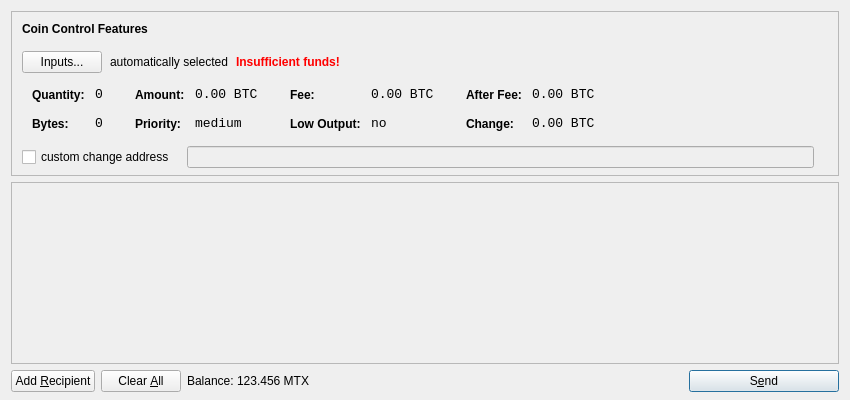
<?xml version="1.0" encoding="UTF-8"?>
<ui version="4.0">
 <class>SendCoinsDialog</class>
 <widget class="QDialog" name="SendCoinsDialog">
  <property name="geometry">
   <rect>
    <x>0</x>
    <y>0</y>
    <width>850</width>
    <height>400</height>
   </rect>
  </property>
  <property name="windowTitle">
   <string>Send Coins</string>
  </property>
  <layout class="QVBoxLayout" name="verticalLayout" stretch="0,1,0">
   <property name="bottomMargin">
    <number>8</number>
   </property>
   <item>
    <widget class="QFrame" name="frameCoinControl">
     <property name="sizePolicy">
      <sizepolicy hsizetype="Expanding" vsizetype="Expanding">
       <horstretch>0</horstretch>
       <verstretch>0</verstretch>
      </sizepolicy>
     </property>
     <property name="maximumSize">
      <size>
       <width>16777215</width>
       <height>16777215</height>
      </size>
     </property>
     <property name="frameShape">
      <enum>QFrame::StyledPanel</enum>
     </property>
     <property name="frameShadow">
      <enum>QFrame::Sunken</enum>
     </property>
     <layout class="QVBoxLayout" name="verticalLayoutCoinControl2">
      <property name="spacing">
       <number>-1</number>
      </property>
      <property name="leftMargin">
       <number>0</number>
      </property>
      <property name="topMargin">
       <number>0</number>
      </property>
      <property name="rightMargin">
       <number>0</number>
      </property>
      <property name="bottomMargin">
       <number>6</number>
      </property>
      <item>
       <layout class="QVBoxLayout" name="verticalLayoutCoinControl" stretch="0,0,0,0,1">
        <property name="spacing">
         <number>0</number>
        </property>
        <property name="leftMargin">
         <number>10</number>
        </property>
        <property name="topMargin">
         <number>10</number>
        </property>
        <item>
         <layout class="QHBoxLayout" name="horizontalLayoutCoinControl1">
          <property name="bottomMargin">
           <number>15</number>
          </property>
          <item>
           <widget class="QLabel" name="labelCoinControlFeatures">
            <property name="sizePolicy">
             <sizepolicy hsizetype="Preferred" vsizetype="Maximum">
              <horstretch>0</horstretch>
              <verstretch>0</verstretch>
             </sizepolicy>
            </property>
            <property name="font">
             <font>
              <weight>75</weight>
              <bold>true</bold>
             </font>
            </property>
            <property name="styleSheet">
             <string notr="true">font-weight:bold;</string>
            </property>
            <property name="text">
             <string>Coin Control Features</string>
            </property>
           </widget>
          </item>
         </layout>
        </item>
        <item>
         <layout class="QHBoxLayout" name="horizontalLayoutCoinControl2" stretch="0,0,0,0">
          <property name="spacing">
           <number>8</number>
          </property>
          <property name="bottomMargin">
           <number>10</number>
          </property>
          <item>
           <widget class="QPushButton" name="pushButtonCoinControl">
            <property name="styleSheet">
             <string notr="true"/>
            </property>
            <property name="text">
             <string>Inputs...</string>
            </property>
           </widget>
          </item>
          <item>
           <widget class="QLabel" name="labelCoinControlAutomaticallySelected">
            <property name="text">
             <string>automatically selected</string>
            </property>
            <property name="margin">
             <number>5</number>
            </property>
           </widget>
          </item>
          <item>
           <widget class="QLabel" name="labelCoinControlInsuffFunds">
            <property name="font">
             <font>
              <weight>75</weight>
              <bold>true</bold>
             </font>
            </property>
            <property name="styleSheet">
             <string notr="true">color:red;font-weight:bold;</string>
            </property>
            <property name="text">
             <string>Insufficient funds!</string>
            </property>
            <property name="margin">
             <number>5</number>
            </property>
           </widget>
          </item>
          <item>
           <spacer name="horizontalSpacerCoinControl">
            <property name="orientation">
             <enum>Qt::Horizontal</enum>
            </property>
            <property name="sizeHint" stdset="0">
             <size>
              <width>40</width>
              <height>1</height>
             </size>
            </property>
           </spacer>
          </item>
         </layout>
        </item>
        <item>
         <widget class="QWidget" name="widgetCoinControl" native="true">
          <property name="sizePolicy">
           <sizepolicy hsizetype="Preferred" vsizetype="Preferred">
            <horstretch>0</horstretch>
            <verstretch>0</verstretch>
           </sizepolicy>
          </property>
          <property name="minimumSize">
           <size>
            <width>0</width>
            <height>0</height>
           </size>
          </property>
          <property name="styleSheet">
           <string notr="true"/>
          </property>
          <layout class="QHBoxLayout" name="horizontalLayoutCoinControl5">
           <property name="margin">
            <number>0</number>
           </property>
           <item>
            <layout class="QHBoxLayout" name="horizontalLayoutCoinControl3" stretch="0,0,0,1">
             <property name="spacing">
              <number>20</number>
             </property>
             <property name="topMargin">
              <number>0</number>
             </property>
             <property name="bottomMargin">
              <number>10</number>
             </property>
             <item>
              <layout class="QFormLayout" name="formLayoutCoinControl1">
               <property name="horizontalSpacing">
                <number>10</number>
               </property>
               <property name="verticalSpacing">
                <number>14</number>
               </property>
               <property name="leftMargin">
                <number>10</number>
               </property>
               <property name="topMargin">
                <number>4</number>
               </property>
               <property name="rightMargin">
                <number>6</number>
               </property>
               <item row="0" column="0">
                <widget class="QLabel" name="labelCoinControlQuantityText">
                 <property name="styleSheet">
                  <string notr="true">font-weight:bold;</string>
                 </property>
                 <property name="text">
                  <string>Quantity:</string>
                 </property>
                 <property name="margin">
                  <number>0</number>
                 </property>
                </widget>
               </item>
               <item row="0" column="1">
                <widget class="QLabel" name="labelCoinControlQuantity">
                 <property name="font">
                  <font>
                   <family>Monospace</family>
                   <pointsize>10</pointsize>
                  </font>
                 </property>
                 <property name="cursor">
                  <cursorShape>IBeamCursor</cursorShape>
                 </property>
                 <property name="contextMenuPolicy">
                  <enum>Qt::ActionsContextMenu</enum>
                 </property>
                 <property name="text">
                  <string notr="true">0</string>
                 </property>
                 <property name="margin">
                  <number>0</number>
                 </property>
                 <property name="textInteractionFlags">
                  <set>Qt::LinksAccessibleByMouse|Qt::TextSelectableByKeyboard|Qt::TextSelectableByMouse</set>
                 </property>
                </widget>
               </item>
               <item row="1" column="0">
                <widget class="QLabel" name="labelCoinControlBytesText">
                 <property name="styleSheet">
                  <string notr="true">font-weight:bold;</string>
                 </property>
                 <property name="text">
                  <string>Bytes:</string>
                 </property>
                </widget>
               </item>
               <item row="1" column="1">
                <widget class="QLabel" name="labelCoinControlBytes">
                 <property name="font">
                  <font>
                   <family>Monospace</family>
                   <pointsize>10</pointsize>
                  </font>
                 </property>
                 <property name="cursor">
                  <cursorShape>IBeamCursor</cursorShape>
                 </property>
                 <property name="contextMenuPolicy">
                  <enum>Qt::ActionsContextMenu</enum>
                 </property>
                 <property name="text">
                  <string notr="true">0</string>
                 </property>
                 <property name="textInteractionFlags">
                  <set>Qt::LinksAccessibleByMouse|Qt::TextSelectableByKeyboard|Qt::TextSelectableByMouse</set>
                 </property>
                </widget>
               </item>
              </layout>
             </item>
             <item>
              <layout class="QFormLayout" name="formLayoutCoinControl2">
               <property name="horizontalSpacing">
                <number>10</number>
               </property>
               <property name="verticalSpacing">
                <number>14</number>
               </property>
               <property name="leftMargin">
                <number>6</number>
               </property>
               <property name="topMargin">
                <number>4</number>
               </property>
               <property name="rightMargin">
                <number>6</number>
               </property>
               <item row="0" column="0">
                <widget class="QLabel" name="labelCoinControlAmountText">
                 <property name="styleSheet">
                  <string notr="true">font-weight:bold;</string>
                 </property>
                 <property name="text">
                  <string>Amount:</string>
                 </property>
                 <property name="margin">
                  <number>0</number>
                 </property>
                </widget>
               </item>
               <item row="0" column="1">
                <widget class="QLabel" name="labelCoinControlAmount">
                 <property name="font">
                  <font>
                   <family>Monospace</family>
                   <pointsize>10</pointsize>
                  </font>
                 </property>
                 <property name="cursor">
                  <cursorShape>IBeamCursor</cursorShape>
                 </property>
                 <property name="contextMenuPolicy">
                  <enum>Qt::ActionsContextMenu</enum>
                 </property>
                 <property name="text">
                  <string notr="true">0.00 BTC</string>
                 </property>
                 <property name="textInteractionFlags">
                  <set>Qt::LinksAccessibleByMouse|Qt::TextSelectableByKeyboard|Qt::TextSelectableByMouse</set>
                 </property>
                </widget>
               </item>
               <item row="1" column="0">
                <widget class="QLabel" name="labelCoinControlPriorityText">
                 <property name="styleSheet">
                  <string notr="true">font-weight:bold;</string>
                 </property>
                 <property name="text">
                  <string>Priority:</string>
                 </property>
                </widget>
               </item>
               <item row="1" column="1">
                <widget class="QLabel" name="labelCoinControlPriority">
                 <property name="font">
                  <font>
                   <family>Monospace</family>
                   <pointsize>10</pointsize>
                  </font>
                 </property>
                 <property name="cursor">
                  <cursorShape>IBeamCursor</cursorShape>
                 </property>
                 <property name="contextMenuPolicy">
                  <enum>Qt::ActionsContextMenu</enum>
                 </property>
                 <property name="text">
                  <string>medium</string>
                 </property>
                 <property name="textInteractionFlags">
                  <set>Qt::LinksAccessibleByMouse|Qt::TextSelectableByKeyboard|Qt::TextSelectableByMouse</set>
                 </property>
                </widget>
               </item>
              </layout>
             </item>
             <item>
              <layout class="QFormLayout" name="formLayoutCoinControl3">
               <property name="horizontalSpacing">
                <number>10</number>
               </property>
               <property name="verticalSpacing">
                <number>14</number>
               </property>
               <property name="leftMargin">
                <number>6</number>
               </property>
               <property name="topMargin">
                <number>4</number>
               </property>
               <property name="rightMargin">
                <number>6</number>
               </property>
               <item row="0" column="0">
                <widget class="QLabel" name="labelCoinControlFeeText">
                 <property name="styleSheet">
                  <string notr="true">font-weight:bold;</string>
                 </property>
                 <property name="text">
                  <string>Fee:</string>
                 </property>
                 <property name="margin">
                  <number>0</number>
                 </property>
                </widget>
               </item>
               <item row="0" column="1">
                <widget class="QLabel" name="labelCoinControlFee">
                 <property name="font">
                  <font>
                   <family>Monospace</family>
                   <pointsize>10</pointsize>
                  </font>
                 </property>
                 <property name="cursor">
                  <cursorShape>IBeamCursor</cursorShape>
                 </property>
                 <property name="contextMenuPolicy">
                  <enum>Qt::ActionsContextMenu</enum>
                 </property>
                 <property name="text">
                  <string notr="true">0.00 BTC</string>
                 </property>
                 <property name="textInteractionFlags">
                  <set>Qt::LinksAccessibleByMouse|Qt::TextSelectableByKeyboard|Qt::TextSelectableByMouse</set>
                 </property>
                </widget>
               </item>
               <item row="1" column="0">
                <widget class="QLabel" name="labelCoinControlLowOutputText">
                 <property name="styleSheet">
                  <string notr="true">font-weight:bold;</string>
                 </property>
                 <property name="text">
                  <string>Low Output:</string>
                 </property>
                </widget>
               </item>
               <item row="1" column="1">
                <widget class="QLabel" name="labelCoinControlLowOutput">
                 <property name="font">
                  <font>
                   <family>Monospace</family>
                   <pointsize>10</pointsize>
                  </font>
                 </property>
                 <property name="cursor">
                  <cursorShape>IBeamCursor</cursorShape>
                 </property>
                 <property name="contextMenuPolicy">
                  <enum>Qt::ActionsContextMenu</enum>
                 </property>
                 <property name="text">
                  <string>no</string>
                 </property>
                 <property name="textInteractionFlags">
                  <set>Qt::LinksAccessibleByMouse|Qt::TextSelectableByKeyboard|Qt::TextSelectableByMouse</set>
                 </property>
                </widget>
               </item>
              </layout>
             </item>
             <item>
              <layout class="QFormLayout" name="formLayoutCoinControl4">
               <property name="horizontalSpacing">
                <number>10</number>
               </property>
               <property name="verticalSpacing">
                <number>14</number>
               </property>
               <property name="leftMargin">
                <number>6</number>
               </property>
               <property name="topMargin">
                <number>4</number>
               </property>
               <property name="rightMargin">
                <number>6</number>
               </property>
               <item row="0" column="0">
                <widget class="QLabel" name="labelCoinControlAfterFeeText">
                 <property name="styleSheet">
                  <string notr="true">font-weight:bold;</string>
                 </property>
                 <property name="text">
                  <string>After Fee:</string>
                 </property>
                 <property name="margin">
                  <number>0</number>
                 </property>
                </widget>
               </item>
               <item row="0" column="1">
                <widget class="QLabel" name="labelCoinControlAfterFee">
                 <property name="font">
                  <font>
                   <family>Monospace</family>
                   <pointsize>10</pointsize>
                  </font>
                 </property>
                 <property name="cursor">
                  <cursorShape>IBeamCursor</cursorShape>
                 </property>
                 <property name="contextMenuPolicy">
                  <enum>Qt::ActionsContextMenu</enum>
                 </property>
                 <property name="text">
                  <string notr="true">0.00 BTC</string>
                 </property>
                 <property name="textInteractionFlags">
                  <set>Qt::LinksAccessibleByMouse|Qt::TextSelectableByKeyboard|Qt::TextSelectableByMouse</set>
                 </property>
                </widget>
               </item>
               <item row="1" column="0">
                <widget class="QLabel" name="labelCoinControlChangeText">
                 <property name="styleSheet">
                  <string notr="true">font-weight:bold;</string>
                 </property>
                 <property name="text">
                  <string>Change:</string>
                 </property>
                </widget>
               </item>
               <item row="1" column="1">
                <widget class="QLabel" name="labelCoinControlChange">
                 <property name="font">
                  <font>
                   <family>Monospace</family>
                   <pointsize>10</pointsize>
                  </font>
                 </property>
                 <property name="cursor">
                  <cursorShape>IBeamCursor</cursorShape>
                 </property>
                 <property name="contextMenuPolicy">
                  <enum>Qt::ActionsContextMenu</enum>
                 </property>
                 <property name="text">
                  <string notr="true">0.00 BTC</string>
                 </property>
                 <property name="textInteractionFlags">
                  <set>Qt::LinksAccessibleByMouse|Qt::TextSelectableByKeyboard|Qt::TextSelectableByMouse</set>
                 </property>
                </widget>
               </item>
              </layout>
             </item>
            </layout>
           </item>
          </layout>
         </widget>
        </item>
        <item>
         <layout class="QHBoxLayout" name="horizontalLayoutCoinControl4" stretch="0,0,0">
          <property name="spacing">
           <number>12</number>
          </property>
          <property name="sizeConstraint">
           <enum>QLayout::SetDefaultConstraint</enum>
          </property>
          <property name="topMargin">
           <number>5</number>
          </property>
          <property name="rightMargin">
           <number>5</number>
          </property>
          <item>
           <widget class="QCheckBox" name="checkBoxCoinControlChange">
            <property name="text">
             <string>custom change address</string>
            </property>
           </widget>
          </item>
          <item>
           <widget class="QLineEdit" name="lineEditCoinControlChange">
            <property name="enabled">
             <bool>false</bool>
            </property>
            <property name="sizePolicy">
             <sizepolicy hsizetype="Expanding" vsizetype="Fixed">
              <horstretch>0</horstretch>
              <verstretch>0</verstretch>
             </sizepolicy>
            </property>
           </widget>
          </item>
          <item>
           <widget class="QLabel" name="labelCoinControlChangeLabel">
            <property name="sizePolicy">
             <sizepolicy hsizetype="Preferred" vsizetype="Expanding">
              <horstretch>0</horstretch>
              <verstretch>0</verstretch>
             </sizepolicy>
            </property>
            <property name="minimumSize">
             <size>
              <width>0</width>
              <height>0</height>
             </size>
            </property>
            <property name="text">
             <string/>
            </property>
            <property name="margin">
             <number>3</number>
            </property>
           </widget>
          </item>
         </layout>
        </item>
        <item>
         <spacer name="verticalSpacerCoinControl">
          <property name="orientation">
           <enum>Qt::Vertical</enum>
          </property>
          <property name="sizeHint" stdset="0">
           <size>
            <width>800</width>
            <height>1</height>
           </size>
          </property>
         </spacer>
        </item>
       </layout>
      </item>
     </layout>
    </widget>
   </item>
   <item>
    <widget class="QScrollArea" name="scrollArea">
     <property name="widgetResizable">
      <bool>true</bool>
     </property>
     <widget class="QWidget" name="scrollAreaWidgetContents">
      <property name="geometry">
       <rect>
        <x>0</x>
        <y>0</y>
        <width>830</width>
        <height>165</height>
       </rect>
      </property>
      <layout class="QVBoxLayout" name="verticalLayout_2">
       <property name="margin">
        <number>0</number>
       </property>
       <item>
        <layout class="QVBoxLayout" name="entries">
         <property name="spacing">
          <number>6</number>
         </property>
        </layout>
       </item>
       <item>
        <spacer name="verticalSpacer">
         <property name="orientation">
          <enum>Qt::Vertical</enum>
         </property>
         <property name="sizeHint" stdset="0">
          <size>
           <width>20</width>
           <height>40</height>
          </size>
         </property>
        </spacer>
       </item>
      </layout>
     </widget>
    </widget>
   </item>
   <item>
    <layout class="QHBoxLayout" name="horizontalLayout">
     <item>
      <widget class="QPushButton" name="addButton">
       <property name="toolTip">
        <string>Send to multiple recipients at once</string>
       </property>
       <property name="text">
        <string>Add &amp;Recipient</string>
       </property>
       <property name="icon">
        <iconset resource="../bitcoin.qrc">
         <normaloff>:/icons/add</normaloff>:/icons/add</iconset>
       </property>
       <property name="autoDefault">
        <bool>false</bool>
       </property>
      </widget>
     </item>
     <item>
      <widget class="QPushButton" name="clearButton">
       <property name="sizePolicy">
        <sizepolicy hsizetype="Minimum" vsizetype="Fixed">
         <horstretch>0</horstretch>
         <verstretch>0</verstretch>
        </sizepolicy>
       </property>
       <property name="toolTip">
        <string>Remove all transaction fields</string>
       </property>
       <property name="text">
        <string>Clear &amp;All</string>
       </property>
       <property name="icon">
        <iconset resource="../bitcoin.qrc">
         <normaloff>:/icons/remove</normaloff>:/icons/remove</iconset>
       </property>
       <property name="autoRepeatDelay">
        <number>300</number>
       </property>
       <property name="autoDefault">
        <bool>false</bool>
       </property>
      </widget>
     </item>
     <item>
      <layout class="QHBoxLayout" name="horizontalLayout_2">
       <property name="spacing">
        <number>3</number>
       </property>
       <item>
        <widget class="QLabel" name="label">
         <property name="text">
          <string>Balance:</string>
         </property>
        </widget>
       </item>
       <item>
        <widget class="QLabel" name="labelBalance">
         <property name="cursor">
          <cursorShape>IBeamCursor</cursorShape>
         </property>
         <property name="text">
          <string>123.456 MTX</string>
         </property>
         <property name="textInteractionFlags">
          <set>Qt::LinksAccessibleByMouse|Qt::TextSelectableByKeyboard|Qt::TextSelectableByMouse</set>
         </property>
        </widget>
       </item>
      </layout>
     </item>
     <item>
      <spacer name="horizontalSpacer">
       <property name="orientation">
        <enum>Qt::Horizontal</enum>
       </property>
       <property name="sizeHint" stdset="0">
        <size>
         <width>40</width>
         <height>20</height>
        </size>
       </property>
      </spacer>
     </item>
     <item>
      <widget class="QPushButton" name="sendButton">
       <property name="minimumSize">
        <size>
         <width>150</width>
         <height>0</height>
        </size>
       </property>
       <property name="toolTip">
        <string>Confirm the send action</string>
       </property>
       <property name="text">
        <string>S&amp;end</string>
       </property>
       <property name="icon">
        <iconset resource="../bitcoin.qrc">
         <normaloff>:/icons/send</normaloff>:/icons/send</iconset>
       </property>
       <property name="default">
        <bool>true</bool>
       </property>
      </widget>
     </item>
    </layout>
   </item>
  </layout>
 </widget>
 <resources>
  <include location="../bitcoin.qrc"/>
 </resources>
 <connections/>
</ui>
